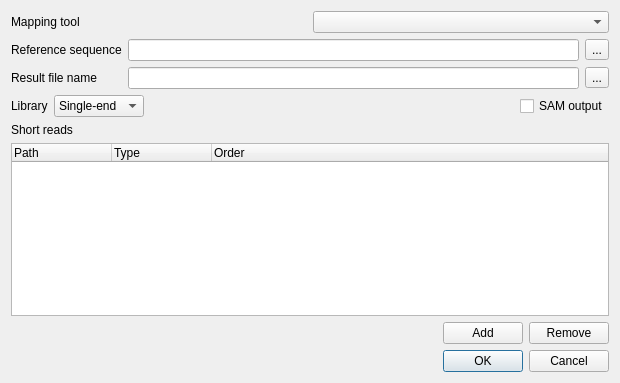
<?xml version="1.0" encoding="UTF-8"?>
<ui version="4.0">
 <class>AssemblyToRefDialog</class>
 <widget class="QDialog" name="AssemblyToRefDialog">
  <property name="geometry">
   <rect>
    <x>0</x>
    <y>0</y>
    <width>620</width>
    <height>383</height>
   </rect>
  </property>
  <property name="minimumSize">
   <size>
    <width>530</width>
    <height>350</height>
   </size>
  </property>
  <property name="windowTitle">
   <string>Map NGS Reads to Reference</string>
  </property>
  <layout class="QVBoxLayout" name="verticalLayout">
   <property name="sizeConstraint">
    <enum>QLayout::SetMinAndMaxSize</enum>
   </property>
   <item>
    <layout class="QHBoxLayout" name="horizontalLayout_3">
     <item>
      <widget class="QLabel" name="label_3">
       <property name="toolTip">
        <string>Select a method to align short reads.</string>
       </property>
       <property name="text">
        <string>Mapping tool</string>
       </property>
      </widget>
     </item>
     <item>
      <widget class="QComboBox" name="methodNamesBox">
       <property name="toolTip">
        <string>Select required align short reads method</string>
       </property>
      </widget>
     </item>
    </layout>
   </item>
   <item>
    <layout class="QGridLayout" name="gridLayout">
     <property name="sizeConstraint">
      <enum>QLayout::SetMinAndMaxSize</enum>
     </property>
     <item row="0" column="0">
      <widget class="QLabel" name="label_2">
       <property name="toolTip">
        <string>Select a DNA sequence to align short reads to. This parameter is &lt;b&gt;required&lt;/b&gt;.</string>
       </property>
       <property name="text">
        <string>Reference sequence</string>
       </property>
      </widget>
     </item>
     <item row="0" column="1">
      <widget class="QLineEdit" name="refSeqEdit">
       <property name="readOnly">
        <bool>false</bool>
       </property>
      </widget>
     </item>
     <item row="0" column="2">
      <widget class="QToolButton" name="addRefButton">
       <property name="text">
        <string>...</string>
       </property>
      </widget>
     </item>
     <item row="1" column="0">
      <widget class="QLabel" name="label_4">
       <property name="toolTip">
        <string>File in UGENE database format or SAM format (if the box SAM output check), to write the result of the alignment into. This parameter is &lt;b&gt;required&lt;/b&gt;.</string>
       </property>
       <property name="text">
        <string>Result file name</string>
       </property>
      </widget>
     </item>
     <item row="1" column="1">
      <widget class="QLineEdit" name="resultFileNameEdit">
       <property name="readOnly">
        <bool>true</bool>
       </property>
      </widget>
     </item>
     <item row="1" column="2">
      <widget class="QToolButton" name="setResultFileNameButton">
       <property name="text">
        <string>...</string>
       </property>
      </widget>
     </item>
    </layout>
   </item>
   <item>
    <layout class="QHBoxLayout" name="horizontalLayout">
     <item>
      <widget class="QLabel" name="label_5">
       <property name="text">
        <string>Library</string>
       </property>
      </widget>
     </item>
     <item>
      <widget class="QComboBox" name="libraryComboBox">
       <item>
        <property name="text">
         <string>Single-end</string>
        </property>
       </item>
       <item>
        <property name="text">
         <string>Paired-end</string>
        </property>
       </item>
      </widget>
     </item>
     <item>
      <spacer name="horizontalSpacer_2">
       <property name="orientation">
        <enum>Qt::Horizontal</enum>
       </property>
       <property name="sizeHint" stdset="0">
        <size>
         <width>40</width>
         <height>20</height>
        </size>
       </property>
      </spacer>
     </item>
     <item>
      <widget class="QCheckBox" name="samBox">
       <property name="text">
        <string>SAM output</string>
       </property>
      </widget>
     </item>
    </layout>
   </item>
   <item>
    <widget class="QLabel" name="label">
     <property name="toolTip">
      <string>Add short reads here. &lt;b&gt;At least one read&lt;/b&gt; should be presented.</string>
     </property>
     <property name="text">
      <string>Short reads</string>
     </property>
    </widget>
   </item>
   <item>
    <widget class="QTreeWidget" name="shortReadsTable">
     <column>
      <property name="text">
       <string>Path</string>
      </property>
     </column>
     <column>
      <property name="text">
       <string>Type</string>
      </property>
     </column>
     <column>
      <property name="text">
       <string>Order</string>
      </property>
     </column>
    </widget>
   </item>
   <item>
    <layout class="QHBoxLayout" name="horizontalLayout_5">
     <item>
      <spacer name="horizontalSpacer_5">
       <property name="orientation">
        <enum>Qt::Horizontal</enum>
       </property>
       <property name="sizeHint" stdset="0">
        <size>
         <width>40</width>
         <height>20</height>
        </size>
       </property>
      </spacer>
     </item>
     <item>
      <widget class="QPushButton" name="addShortreadsButton">
       <property name="text">
        <string>Add</string>
       </property>
      </widget>
     </item>
     <item>
      <widget class="QPushButton" name="removeShortReadsButton">
       <property name="text">
        <string>Remove</string>
       </property>
      </widget>
     </item>
    </layout>
   </item>
   <item>
    <spacer name="lastSpacer">
     <property name="orientation">
      <enum>Qt::Vertical</enum>
     </property>
     <property name="sizeType">
      <enum>QSizePolicy::Fixed</enum>
     </property>
     <property name="sizeHint" stdset="0">
      <size>
       <width>20</width>
       <height>0</height>
      </size>
     </property>
    </spacer>
   </item>
   <item>
    <widget class="QDialogButtonBox" name="buttonBox">
     <property name="standardButtons">
      <set>QDialogButtonBox::Cancel|QDialogButtonBox::Ok</set>
     </property>
    </widget>
   </item>
  </layout>
 </widget>
 <resources/>
 <connections>
  <connection>
   <sender>buttonBox</sender>
   <signal>accepted()</signal>
   <receiver>AssemblyToRefDialog</receiver>
   <slot>accept()</slot>
   <hints>
    <hint type="sourcelabel">
     <x>309</x>
     <y>329</y>
    </hint>
    <hint type="destinationlabel">
     <x>309</x>
     <y>174</y>
    </hint>
   </hints>
  </connection>
  <connection>
   <sender>buttonBox</sender>
   <signal>rejected()</signal>
   <receiver>AssemblyToRefDialog</receiver>
   <slot>reject()</slot>
   <hints>
    <hint type="sourcelabel">
     <x>309</x>
     <y>329</y>
    </hint>
    <hint type="destinationlabel">
     <x>309</x>
     <y>174</y>
    </hint>
   </hints>
  </connection>
 </connections>
</ui>
